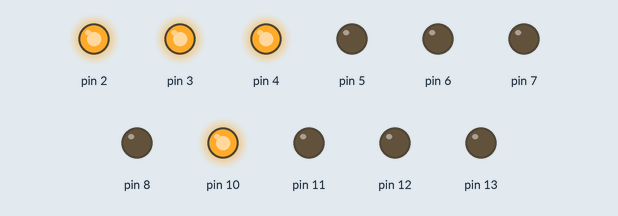
Bench run of a sketch on a simulated Arduino Uno, built with avr-gcc and run on an emulated ATmega328P. Shown: output pins drawn as LEDs (lit = HIGH).

Above: at 0.1 s.
At 4.1 s:
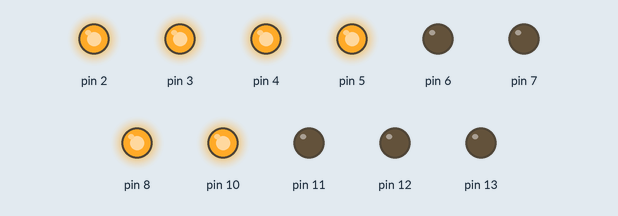
At 9.1 s:
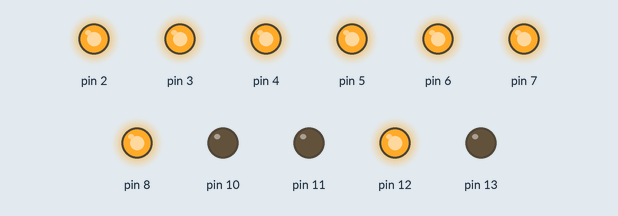
At 19.1 s:
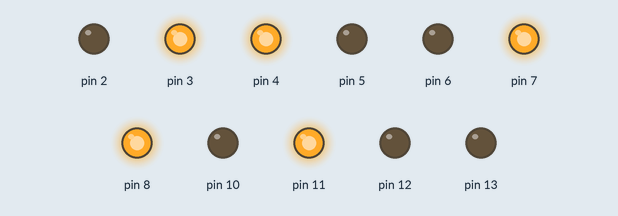
At 29.1 s:
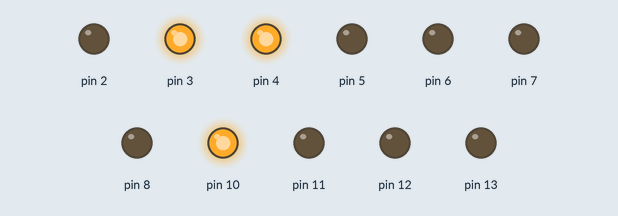
At 39.1 s:
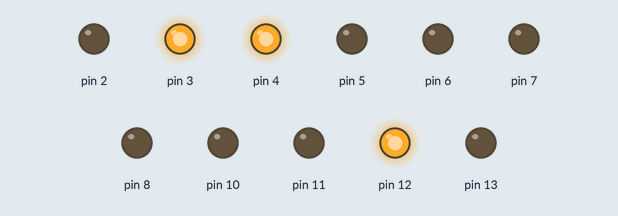
Timing chart, 0 to 40.0 s (numbered marks = the images above):
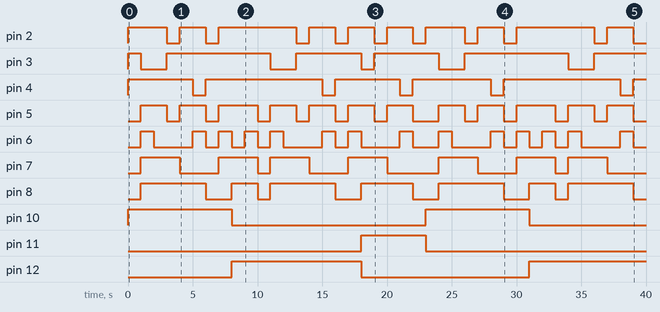

The sketch:

DisplayTrafficLight.ino
```cpp
// C++ code
//
void setup()
{
    pinMode(2, OUTPUT);
    pinMode(3, OUTPUT);
    pinMode(4, OUTPUT);
    pinMode(5, OUTPUT);
    pinMode(6, OUTPUT);
    pinMode(7, OUTPUT);
    pinMode(8, OUTPUT);
    pinMode(10, OUTPUT);
    pinMode(11, OUTPUT);
    pinMode(12, OUTPUT);
    pinMode(13, OUTPUT);
}

void loop()
{
  digitalWrite(10,HIGH);
  digitalWrite(2, HIGH);
  digitalWrite(3, HIGH);
  digitalWrite(4, HIGH);
  digitalWrite(5, LOW);
  digitalWrite(6, LOW);
  digitalWrite(7, LOW);
  digitalWrite(8, LOW);
  delay(1000); // Wait for 1000 millisecond(s)
  digitalWrite(2, HIGH);
  digitalWrite(3, LOW);
  digitalWrite(4, HIGH);
  digitalWrite(5, HIGH);
  digitalWrite(6, HIGH);
  digitalWrite(7, HIGH);
  digitalWrite(8, HIGH);
  delay(1000); // Wait for 1000 millisecond(s)
  digitalWrite(2, HIGH);
  digitalWrite(3, LOW);
  digitalWrite(4, HIGH);
  digitalWrite(5, HIGH);
  digitalWrite(6, LOW);
  digitalWrite(7, HIGH);
  digitalWrite(8, HIGH);
  delay(1000); // Wait for 1000 millisecond(s)
  digitalWrite(2, LOW);
  digitalWrite(3, HIGH);
  digitalWrite(4, HIGH);
  digitalWrite(5, LOW);
  digitalWrite(6, LOW);
  digitalWrite(7, HIGH);
  digitalWrite(8, HIGH);
  delay(1000); // Wait for 1000 millisecond(s)
  digitalWrite(2, HIGH);
  digitalWrite(3, HIGH);
  digitalWrite(4, HIGH);
  digitalWrite(5, HIGH);
  digitalWrite(6, LOW);
  digitalWrite(7, LOW);
  digitalWrite(8, HIGH);
  delay(1000); // Wait for 1000 millisecond(s)
  digitalWrite(2, HIGH);
  digitalWrite(3, HIGH);
  digitalWrite(4, LOW);
  digitalWrite(5, HIGH);
  digitalWrite(6, HIGH);
  digitalWrite(7, LOW);
  digitalWrite(8, HIGH);
  delay(1000); // Wait for 1000 millisecond(s)
  digitalWrite(2, LOW);
  digitalWrite(3, HIGH);
  digitalWrite(4, HIGH);
  digitalWrite(5, LOW);
  digitalWrite(6, LOW);
  digitalWrite(7, LOW);
  digitalWrite(8, LOW);
  delay(1000); // Wait for 1000 millisecond(s)
  digitalWrite(2, HIGH);
  digitalWrite(3, HIGH);
  digitalWrite(4, HIGH);
  digitalWrite(5, HIGH);
  digitalWrite(6, HIGH);
  digitalWrite(7, HIGH);
  digitalWrite(8, LOW);
  digitalWrite(13,HIGH);
  delay(1000);
  digitalWrite(13,LOW);
  digitalWrite(10,LOW);
  digitalWrite(12,HIGH);
  digitalWrite(2, HIGH);
  digitalWrite(3, HIGH);
  digitalWrite(4, HIGH);
  digitalWrite(5, HIGH);
  digitalWrite(6, LOW);
  digitalWrite(7, HIGH);
  digitalWrite(8, HIGH);
  delay(1000); // Wait for 1000 millisecond(s)
  digitalWrite(2, HIGH);
  digitalWrite(3, HIGH);
  digitalWrite(4, HIGH);
  digitalWrite(5, HIGH);
  digitalWrite(6, HIGH);
  digitalWrite(7, HIGH);
  digitalWrite(8, HIGH);
  delay(1000); // Wait for 1000 millisecond(s)
  digitalWrite(2, HIGH);
  digitalWrite(3, HIGH);
  digitalWrite(4, HIGH);
  digitalWrite(5, LOW);
  digitalWrite(6, LOW);
  digitalWrite(7, LOW);
  digitalWrite(8, LOW);
  delay(1000); // Wait for 1000 millisecond(s)
  digitalWrite(2, HIGH);
  digitalWrite(3, LOW);
  digitalWrite(4, HIGH);
  digitalWrite(5, HIGH);
  digitalWrite(6, HIGH);
  digitalWrite(7, HIGH);
  digitalWrite(8, HIGH);
  delay(1000); // Wait for 1000 millisecond(s)
  digitalWrite(2, HIGH);
  digitalWrite(3, LOW);
  digitalWrite(4, HIGH);
  digitalWrite(5, HIGH);
  digitalWrite(6, LOW);
  digitalWrite(7, HIGH);
  digitalWrite(8, HIGH);
  delay(1000); // Wait for 1000 millisecond(s)
  digitalWrite(2, LOW);
  digitalWrite(3, HIGH);
  digitalWrite(4, HIGH);
  digitalWrite(5, LOW);
  digitalWrite(6, LOW);
  digitalWrite(7, HIGH);
  digitalWrite(8, HIGH);
  delay(1000); // Wait for 1000 millisecond(s)
  digitalWrite(2, HIGH);
  digitalWrite(3, HIGH);
  digitalWrite(4, HIGH);
  digitalWrite(5, HIGH);
  digitalWrite(6, LOW);
  digitalWrite(7, LOW);
  digitalWrite(8, HIGH);
  delay(1000); // Wait for 1000 millisecond(s)
  digitalWrite(2, HIGH);
  digitalWrite(3, HIGH);
  digitalWrite(4, LOW);
  digitalWrite(5, HIGH);
  digitalWrite(6, HIGH);
  digitalWrite(7, LOW);
  digitalWrite(8, HIGH);
  delay(1000); // Wait for 1000 millisecond(s)
  digitalWrite(2, LOW);
  digitalWrite(3, HIGH);
  digitalWrite(4, HIGH);
  digitalWrite(5, LOW);
  digitalWrite(6, LOW);
  digitalWrite(7, LOW);
  digitalWrite(8, LOW);
  delay(1000); // Wait for 1000 millisecond(s)
  digitalWrite(2, HIGH);
  digitalWrite(3, HIGH);
  digitalWrite(4, HIGH);
  digitalWrite(5, HIGH);
  digitalWrite(6, HIGH);
  digitalWrite(7, HIGH);
  digitalWrite(8, LOW);
  delay(1000);
  digitalWrite(12,LOW);
  digitalWrite(11,HIGH);
  digitalWrite(2, HIGH);
  digitalWrite(3, LOW);
  digitalWrite(4, HIGH);
  digitalWrite(5, HIGH);
  digitalWrite(6, LOW);
  digitalWrite(7, HIGH);
  digitalWrite(8, HIGH);
  delay(1000); // Wait for 1000 millisecond(s)
  digitalWrite(2, LOW);
  digitalWrite(3, HIGH);
  digitalWrite(4, HIGH);
  digitalWrite(5, LOW);
  digitalWrite(6, LOW);
  digitalWrite(7, HIGH);
  digitalWrite(8, HIGH);
  delay(1000); // Wait for 1000 millisecond(s)
  digitalWrite(2, HIGH);
  digitalWrite(3, HIGH);
  digitalWrite(4, HIGH);
  digitalWrite(5, HIGH);
  digitalWrite(6, LOW);
  digitalWrite(7, LOW);
  digitalWrite(8, HIGH);
  delay(1000); // Wait for 1000 millisecond(s)
  digitalWrite(2, HIGH);
  digitalWrite(3, HIGH);
  digitalWrite(4, LOW);
  digitalWrite(5, HIGH);
  digitalWrite(6, HIGH);
  digitalWrite(7, LOW);
  digitalWrite(8, HIGH);
  delay(1000); // Wait for 1000 millisecond(s)
  digitalWrite(2, LOW);
  digitalWrite(3, HIGH);
  digitalWrite(4, HIGH);
  digitalWrite(5, LOW);
  digitalWrite(6, LOW);
  digitalWrite(7, LOW);
  digitalWrite(8, LOW);
  delay(1000); // Wait for 1000 millisecond(s)
  digitalWrite(2, HIGH);
  digitalWrite(3, HIGH);
  digitalWrite(4, HIGH);
  digitalWrite(5, HIGH);
  digitalWrite(6, HIGH);
  digitalWrite(7, HIGH);
  digitalWrite(8, LOW);
  digitalWrite(11,LOW);

}
```

Measured:
- by itself, pin 2: LOW → HIGH at 0.00 s, → LOW 3.0 s later, → HIGH 1.0 s later, → LOW 2.0 s later, … (20 changes in this stretch)
- by itself, pin 3: LOW → HIGH at 0.00 s, → LOW 1.0 s later, → HIGH 2.0 s later, → LOW 8.0 s later, … (11 changes in this stretch)
- by itself, pin 4: LOW → HIGH at 0.00 s, → LOW 5.0 s later, → HIGH 1.0 s later, → LOW 9.0 s later, … (11 changes in this stretch)
- by itself, pin 5: LOW → HIGH at 1.0 s, → LOW 2.0 s later, → HIGH 1.0 s later, → LOW 2.0 s later, … (24 changes in this stretch)
- by itself, pin 6: LOW → HIGH at 1.0 s, → LOW 1.0 s later, → HIGH 3.0 s later, → LOW 1.0 s later, … (28 changes in this stretch)
- by itself, pin 7: LOW → HIGH at 1.0 s, → LOW 3.0 s later, → HIGH 3.0 s later, → LOW 3.0 s later, … (14 changes in this stretch)
- by itself, pin 8: LOW → HIGH at 1.0 s, → LOW 5.0 s later, → HIGH 2.0 s later, → LOW 2.0 s later, … (14 changes in this stretch)
- by itself, pin 10: alternates HIGH for 8.0 s and LOW for 15.0 s
